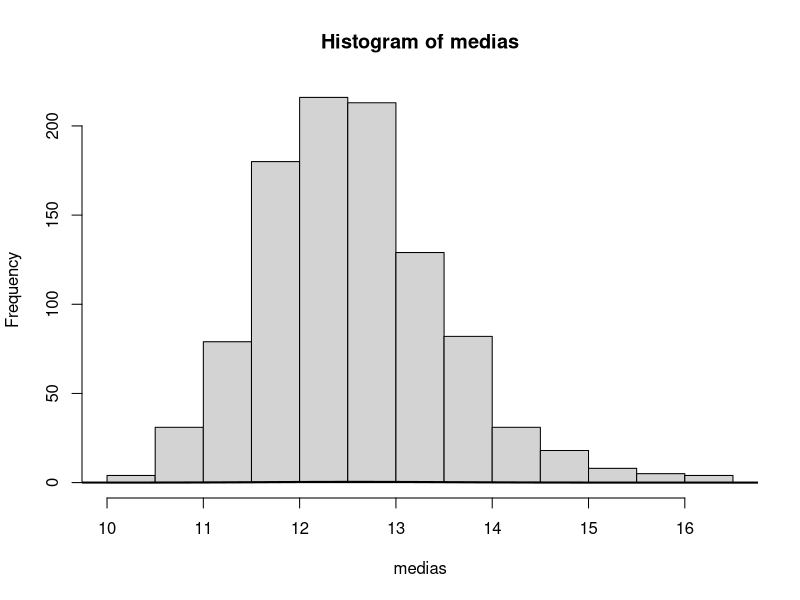
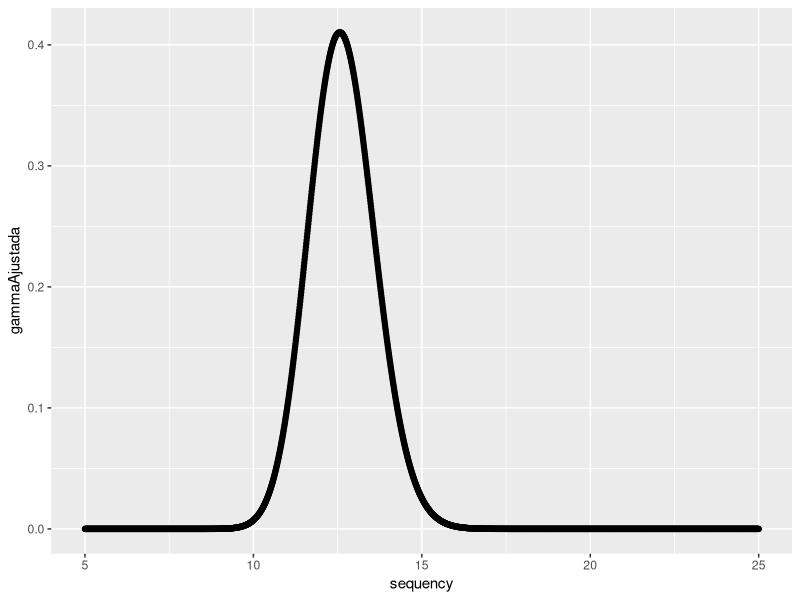

Reproduce these figures in R, in order.
set.seed(210421)
valores = c(9, 10, 12, 15 , 20)
frecuencias = c(5,15,55,25,5)
nSim = 1000
nSeguridad =  6

## Tomamos nSim muestras de tamaño nSeguridad y a cada muestra le tomamos el promedio

medias <- apply(matrix(sample(valores, nSim*nSeguridad, replace = T, prob = frecuencias), ncol = nSeguridad),1, mean)
#hist(medias, freq=F)

library(MASS)
fitdistr(medias, 'gamma')
forma = 168.1497483 
ratio = 13.3024697
sequency = seq(from= 5, to=25, by = 0.01)
hist(medias)
gammaAjustada = dgamma(sequency, shape = forma , rate= ratio)
lines(sequency, gammaAjustada, lwd=2)
library(ggplot2)
ggplot(data.frame(gammaAjustada), aes(x = sequency, y=gammaAjustada)) + geom_point()